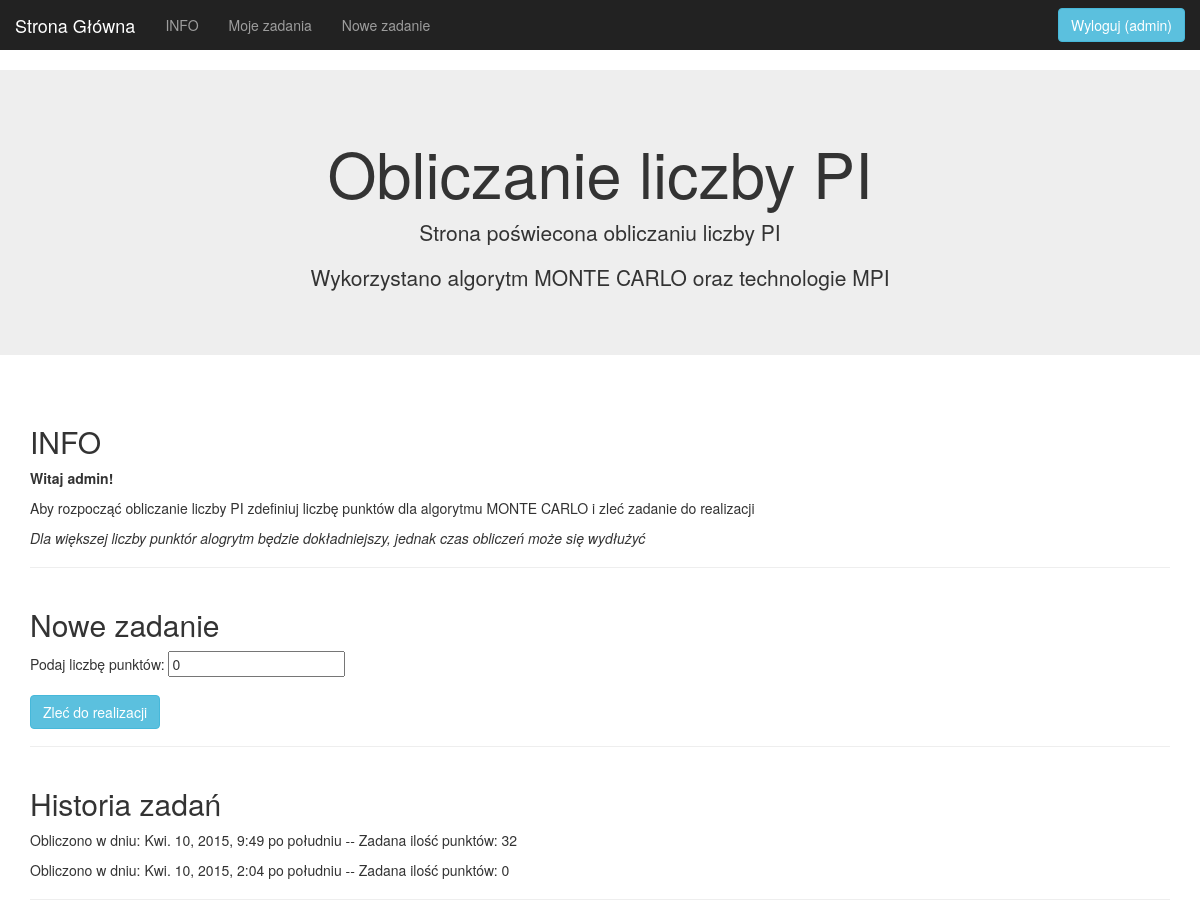
The app's page / (signed in) with its own data.
### PI/models.py (models this page shows)
class Task(models.Model):
	userID = models.ForeignKey('auth.User')
	numberOfPoints = models.IntegerField(default=0)
	add_date = models.DateTimeField(default=timezone.now)

### PI/views.py (the view)
# urls.py: url(r'^$', 'PI.views.index'),
def index(request):
    if request.method == "POST":
        form = CommisionTask(request.POST)
        if form.is_valid():
            Task = form.save(commit=False)
            Task.userID = request.user
            Task.save()
    else:
        form= CommisionTask()
    """Tutaj mamy pobieranie danych z tabeli i przekazywanie do strony. Pobieramy wszystkie dane z tabeli task czyli .all()
    filtrujemy po userID = ID   oraz sortujemy po dacie dodania malejaco od najmlodszego czyli descending a odpowiada za to:
     minus myslnik - przed fieldem czyli rekordem add_date"""
    form2 = PI.models.Task.objects.all().filter(userID= request.user.id).order_by('-add_date')
    return render_to_response('index.html', {'form': form, 'form2': form2}, context_instance=RequestContext(request))

### PI/forms.py
class CommisionTask(forms.ModelForm):
    class Meta:
        model = Task
        fields = ('numberOfPoints',)

### templates/index.html (shortened to what this page needs)
{% extends "base.html" %}
{% block content %}
	<div class="jumbotron">
		<div class="container text-center">
			<h1>Obliczanie liczby PI</h1>
			<p>Strona poświecona obliczaniu  liczby PI</p>
			<p>Wykorzystano algorytm MONTE CARLO oraz technologie MPI</p>
		</div>
	</div>
    <div class="container">
        <section>
            <div class="page-header" id="info">
                <h2>INFO</h2>
                {% if user.is_authenticated %}
                <p style="font-weight: bold">Witaj {{ user.username }}!</p>
                <p>Aby rozpocząć obliczanie liczby PI zdefiniuj liczbę punktów dla algorytmu MONTE CARLO i zleć zadanie do realizacji </p>
                <p><em>Dla większej liczby punktór alogrytm będzie dokładniejszy, jednak czas obliczeń może się wydłużyć</em></p>
                {% else %}
                <p>Aktualnie jesteś niezalogowany. Aby móc korzystać z serwisu musisz się zalogować, bądź zarejestrować.</p>
                {% endif %}
            </div>
            {% if user.is_authenticated %}
             <div class="page-header" id="newTask">
                <h2>Nowe zadanie</h2>
       			<form id='form' method="post" class="post-form">{% csrf_token %}
                <p>Podaj liczbę punktów: {% for field in form %} {{ field }} {% endfor %}</p>
                 <input type="submit" name="submit" value="Zleć do realizacji" class="btn btn-info navbar-btn navbar-center"/>
                </form>
            </div>
            <div class="page-header" id="myTasks">
                <h2>Historia zadań</h2>
                 {% for form2 in form2 %}
    			<div>
        			<p>Obliczono w dniu: {{ form2.add_date }} -- Zadana ilość punktów: {{ form2.numberOfPoints }}
    			</div>
				{% endfor %}
            </div>
            {% endif %}
        </section>
    </div>
{% endblock %}

### templates/base.html (shortened to what this page needs)
<!DOCTYPE html>
<html>
    <head>
        <link rel="stylesheet" href="http://maxcdn.bootstrapcdn.com/bootstrap/3.2.0/css/bootstrap.min.css">
     </head>
<body >
<nav class="navbar navbar-inverse">
    <div class="container-fluid" id="header">
        <div class="navbar-header">
            <a href="" class="navbar-brand" id="home">Strona Główna</a>
        </div>
        <div class="collapse navbar-collapse navbar-collapse" id="myNavbar">
            {% if user.is_authenticated %}
            <a href="logout" class="btn btn-info navbar-btn navbar-right">Wyloguj ({{ user.username }})</a>
            {% else %}
            <a href="/login/" class="btn btn-info navbar-btn navbar-right">Zaloguj</a>
            <a href="/register/" class="btn btn-info navbar-btn navbar-right">Rejestracja</a>
            {% endif %}
            <ul class="nav navbar-nav">
                {% if user.is_authenticated %}
                <li><a href="" id="goInfo">INFO</a></li>
                <li><a href="" id="goMyTask" >Moje zadania</a></li>
                <li><a href="" id="goNewTask">Nowe zadanie</a></li>
                {% endif %}
            </ul>
        </div>
    </div>
</nav>
{% block content %}{% endblock %}
    </body>
</html>

### templates/base.html (style rules this page uses)
#header { position: fixed; float:left; width: 100%; top: 0px; left: 0px; background-color: #222222; }

### records on screen
Task: add_date "Kwi. 10, 2015, 9:49 po południu", numberOfPoints "32"
Task: add_date "Kwi. 10, 2015, 2:04 po południu", numberOfPoints "0"

### other values on screen
{{ user.username }} "admin"
